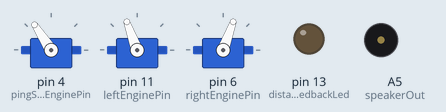
A sketch run on a simulated Arduino Uno, built with avr-gcc and run on an emulated ATmega328P. Shown: 3 × servo, output pins drawn as LEDs (lit = HIGH), buzzer (waves = sounding). What the sketch prints to the serial monitor is not drawn.

Above: at 0.35 s.
Timing chart, 0 to 3.3 s (numbered marks = the images above):
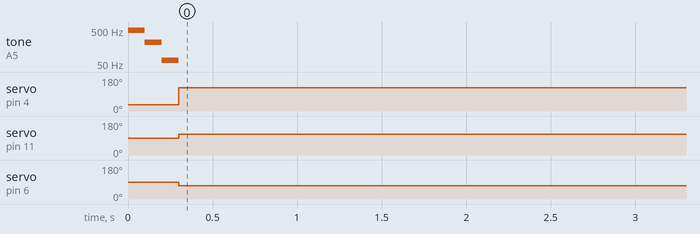

The sketch:

SoundBotMega.ino
```cpp
#include <Servo.h>
#include <Ping.h>

/// Included in JJ's EggBox Util

#include <pitches_it.h>
#include <jj-log.h>

/*
 * Derivato dalla serie di esperimenti fatti intorno al 2011,
 * SoundBot sfrutta la potenza di un ArduinoMega 2560
 * Per sviluppare un piccolo robot dotato di due motori servo e di un
 * sensore sonico di tipo Ping)))

 * NilRTOS: Rlevata qualche MODESTA anomalia sul Serial output
 * non presente su ArduinoUNO.
 * Per tale ragione al momento è stato DISATTIVATO
 */


const int pingServoEnginePin=4;
const int leftEnginePin=11;
const int rightEnginePin=6;
const int pingPin=5; // Arancione
const int distanceFeedbackLed = 13;  // PWM
const int speakerOut=A5;
//const boolean DEBUG_MODE=true;


// Costanti da tarare

const int CrashDistance=15 ; // 15cm è la distanza della testa del ping dal corpo. Se siamo a 15 siamo andati contro l'ostacolo
const int DangerDistance=25 ; //
const int ServoWaitMS=200;
const int Front_Angle=90-12;  // 10..15 Rappresenta i 90 Gradi

// To fix, these are still beta:
const int Right_Angle=0;
const int Left_Angle=180-12;

Servo crServo;
Servo leftEngineServo;
Servo rightEngineServo;
Ping ping = Ping(pingPin,0,0);


boolean isDangerDirection();

// Boot Music
void taDa(){
  crServo.write(Front_Angle-45);
  tone(speakerOut,NOTE_SI4);
  delay(100);
  tone(speakerOut,NOTE_LA3);
  delay(100);
  tone(speakerOut,NOTE_DO2);
  delay(100);
  noTone(speakerOut);
  crServo.write(Front_Angle+45);

}


void setup(){
 Serial.begin(9600);
 l("EVA Type 01 Booting...");
 crServo.attach(pingServoEnginePin);
 leftEngineServo.attach(leftEnginePin);
 rightEngineServo.attach(rightEnginePin);

 pinMode(distanceFeedbackLed, OUTPUT);
 l("Entry Plug OK");
 pinMode(speakerOut, OUTPUT);
 l("Sound system boot...");
 taDa();

   //Serial.print("C:");
   //Serial.println(DangerDistance);
 //nilSysBegin();
}


boolean look(int angle){
   crServo.write(angle);
   //nilThdSleepMilliseconds( ServoWaitMS );
  return isDangerDirection();
}

// NILRTOS Threads.
// Master thread for Ping, other for engines (disabled right now)

/*
NIL_WORKING_AREA(waPingHead, 128);
NIL_THREAD(PingHead, arg) {

  while(true) {


    leftEngineServo.write(90); // STOP
    rightEngineServo.write(90);

    // Scan for direction:
    // Left, Front or Right?
    look(Front_Angle);
    if(isDangerDirection()){
      Serial.println(F("Front is bad"));
      look(Right_Angle);

      if(isDangerDirection()){
        Serial.println(F("Right is bad"));
        look(Left_Angle);
        if(isDangerDirection()){
          Serial.print(F("Left is BAD: Blocked, try back"));
          // TODO Back action
        }else{
          // TODO Go left
        }
      }else {
        // Go Right: keep right engine fix and move left at full power.
        // TODO
      }
    }else {
      /// Go front
      leftEngineServo.write(110);
      rightEngineServo.write(180-110);
    }

    // Sleep a bit?
    nilThdSleepMilliseconds( ServoWaitMS*2 );
  } // while main loop
}
*/

void stop(){
  leftEngineServo.write(90); // STOP
  rightEngineServo.write(90);
  Serial.println("STOP!");
}

void go(int m) {
  Serial.println("GO!");
  leftEngineServo.write(110);
  rightEngineServo.write(180-110);
  delay(m);
}

void makeEngineTest1 (){
  l("Engine ready");

  stop();
  // Go forward for 0,2 sec
  go(2000);
  stop();


}

/*
NIL_WORKING_AREA(waEngine, 1024);
NIL_THREAD(Engine, arg) {
  makeEngineTest1();
  nilThdSleepMilliseconds(2000);
}


NIL_THREADS_TABLE_BEGIN()
//NIL_THREADS_TABLE_ENTRY(NULL            , PingHead, NULL, waPingHead, sizeof(waPingHead))
NIL_THREADS_TABLE_ENTRY(NULL            , Engine, NULL, waEngine, sizeof(waEngine))
NIL_THREADS_TABLE_END()
*/


void old_loop()
{
  //int temp;


  // GOOO
  leftEngineServo.write(110);
  rightEngineServo.write(180-110);
  crServo.write(Front_Angle);
  delay(ServoWaitMS);
  if(isDangerDirection()){
    leftEngineServo.write(90); // STOP
    rightEngineServo.write(90);
    while(isDangerDirection()){
      noTone(speakerOut);
    }
  }
  /*
  crServo.write(45);
  delay(ServoWaitMS);
  isDangerDirection();

  crServo.write(90);
  delay(ServoWaitMS);
  isDangerDirection();

  crServo.write(90+45);
  delay(ServoWaitMS);
  isDangerDirection();
  */


}

double fire();

boolean isDangerDirection(){
  double cm=fire();

  if( cm <= DangerDistance ){
    Serial.print("D");
    return true;
  }else{
    return false;
  }
}


void ledFeedback(double cm){
  digitalWrite(distanceFeedbackLed, HIGH);
  delay(cm * 5 ); // each centimeter adds some milliseconds delay
  digitalWrite(distanceFeedbackLed, LOW);
  delay( cm * 5);
}

void toneFeedback(double cm){
  int thisPitch = map(cm, 5, 300, /*<-Risoluzine ping vs risoluzione speaker-> */
              NOTE_LA3/*NOTE_B0*/, NOTE_LA7);
  //Serial.print(" Pitch =");
  //Serial.print(thisPitch);
  tone(speakerOut,thisPitch /*NOTE_LA5*/);
  if(cm >100){
    noTone(speakerOut);
  }
}

double fire(){
      delay(ServoWaitMS);
      ping.fire();
      double cm=ping.centimeters();
      ledFeedback(cm);
      //toneFeedback(cm);
      //if(DEBUG_MODE){
        Serial.print("H ");
        Serial.print(crServo.read());
        Serial.print(")");

        Serial.println(cm);

        if(cm<1){
            Serial.print(" E ");
        }
        Serial.println("");
        //}
      return cm;
}

void loop()
{
  makeEngineTest1();
    // Used only on DEBUG:
  /*
#ifdef DEBUG
      nilPrintStackSizes(&Serial);
      nilPrintUnusedStack(&Serial);
      Serial.println();

      // Delay for one second.
      // Must not sleep in loop so use nilThdDelayMilliseconds().
      // Arduino delay() can also be used in loop().

    #endif
  */
  //nilThdDelayMilliseconds(1000);
}


// Local variables:
// mode:c++
// mode:flymake
// mode:company
// End:
```

Measured:
- by itself, servo on pin 4 (pingServoEnginePin): 33° → 123° at 0.30 s
- by itself, servo on pin 11 (leftEnginePin): 90° → 110° at 0.30 s
- by itself, servo on pin 6 (rightEnginePin): 90° → 70° at 0.30 s
